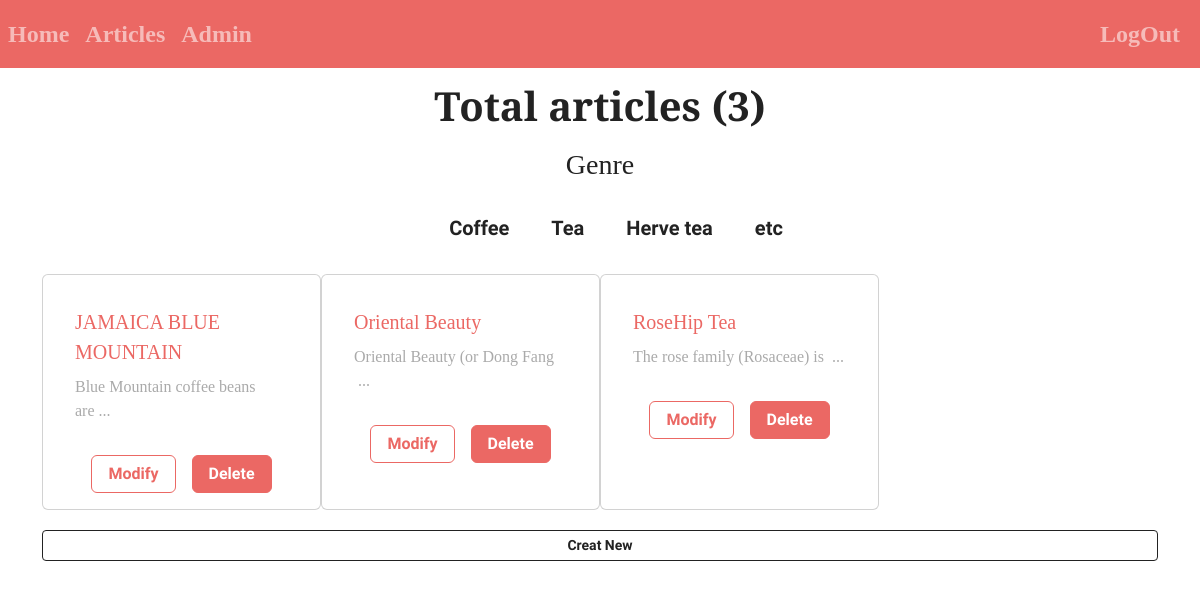
Screenshot of /articles/all (signed in) with the database file from the repository.
### tables this page shows
CREATE TABLE `categories` (
  `id` int NOT NULL,
  `name` varchar(255) NOT NULL,
  `created_at` datetime NOT NULL DEFAULT CURRENT_TIMESTAMP
);

CREATE TABLE `posts` (
  `id` int NOT NULL,
  `title` varchar(255) NOT NULL,
  `content` longtext NOT NULL,
  `img` varchar(255) DEFAULT NULL,
  `created_at` datetime NOT NULL DEFAULT CURRENT_TIMESTAMP,
  `category_id` int DEFAULT NULL,
  `user_id` int NOT NULL
);

### controllers/PostsController.php (called while the page is built, shortened)
<?php
require_once "models/PostManager.php";
require_once "models/CategoryManager.php";
class PostsController{
    private $postManager;
    private $categoryManager;
    public function __construct(){
        $this->postManager = new postManager;
        $this->categoryManager = new categoryManager;
        $this->postManager->chargementPosts();
        $this->categoryManager->chargementCategories();
    }
    public function allPosts(){
        if (array_key_exists('name', $_SESSION) !== TRUE){
            header('Location: '. URL . "signup");
        }else{
            $posts = $this->postManager->getPosts();
            $categories = $this->categoryManager->getCategories();
        }
        require "views/allPosts.view.php";
    }
}

### models/CategoryManager.php (called while the page is built, shortened)
<?php
require_once "Model.class.php";
require_once "Category.class.php";
class CategoryManager extends Model{
    private $categories;
    public function creatCategory($category){
        $this->categories[] = $category;
    }
    public function getCategories(){
        return $this->categories;
    }
    public function chargementCategories(){
        $req = $this->getBdd()->prepare("SELECT * FROM categories");
    }
}

### models/Category.class.php (called while the page is built, shortened)
<?php
class Category{
    private $id;
    private $name;
    public function __construct($id,$name,$date){
        $this->id = $id;
        $this->name = $name;
    }
    public function getId(){
        return $this->id;
    }
    public function getCat(){
        return $this->name;
    }
  }

### models/Model.class.php (called while the page is built, shortened)
<?php
abstract class Model{
    private static $pdo;
    private static function setBdd(){
        self::$pdo = new PDO("mysql:host=localhost;dbname=relaxtime;charset=utf8","root","");
        self::$pdo->setAttribute(PDO::ATTR_ERRMODE,PDO::ERRMODE_WARNING);
    }
    protected function getBdd(){
        return self::$pdo;
    }
}

### models/PostManager.php (called while the page is built, shortened)
<?php
require_once "Model.class.php";
require_once "Post.class.php";
require_once "CategoryManager.php";
require_once "Category.class.php";
class PostManager extends Model{
    private $posts;
    public function creatPost($post){
        $this->posts[] = $post;
    }
    public function getPosts(){
        return $this->posts;
    }
    public function chargementPosts(){
        $req = $this->getBdd()->prepare("SELECT * FROM posts ORDER BY id DESC");
        $req->execute();
        $myposts = $req->fetchAll(PDO::FETCH_ASSOC);
        foreach($myposts as $post){
            $l = new Post($post['id'],$post['title'],$post['content'],$post['img'],$post['created_at'],$post['category_id'], $post['user_id']);
        }
    }
}

### models/Post.class.php (called while the page is built, shortened)
<?php
class Post{
    private $id;
    private $title;
    private $content;
    private $user;
    public function __construct($id,$title,$content,$img,$time,$category,$user){
        $this->id = $id;
        $this->title = $title;
        $this->content = $content;
        $this->user = $user;
    }
    public function getId(){
        return $this->id;
    }
    public function getTitle(){
        return $this->title;
    }
    public function getContent(){
        return $this->content;
    }
    public function getUser(){
        return $this->user;
    }
}

### views/allPosts.view.php (the view, shortened to what this page needs)
<div class="d-flex justify-content-center">
    <div class="container row">
      <aside class="col-12">
          <p class="fs-3 text-center">Genre</p>
          <ul class="d-flex flex-row justify-content-center align-items-md-center style-ul">
              <?php foreach($categories as $category): ?>
                <?php if($category->getCat() == "etc"): ?>
                    <div class="order-last">
                        <li><a class="btn text-decoration-none cat-hover fs-5 m-1" href="<?= URL ?>articles/category/<?= $category->getId(); ?>"><?= $category->getCat() ?></a></li>
                    </div>
                <?php else :?>
                  <li><a class="btn text-decoration-none cat-hover fs-5 m-1" href="<?= URL ?>articles/category/<?= $category->getId(); ?>"><?= $category->getCat() ?></a></li>
                <?php endif; ?>
              <?php endforeach; ?>
          </ul>
      </aside>
          <?php foreach($posts as $post) : ?>
              <div class="card rounded col-6 col-md-3 p-3 my-1">
                  <a href="<?= URL ?>articles/p/<?= $post->getId(); ?>" class="text-decoration-none">
                    <div class="card-body">
                        <p class="card-title fs-5"><?= strlen($post->getTitle()) > 26 ? substr(htmlspecialchars($post->getTitle()), 0, 25) . "&nbsp;..." : $post->getTitle(); ?></p>
                        <p class="text-secondary"><?= substr(htmlspecialchars($post->getContent()), 0, 30) ?>&nbsp;...</p>
                    </div>
                  </a>
                  <?php if (array_key_exists('name', $_SESSION) == TRUE):?>
                      <?php if ($_SESSION['id'] == $post->getUser() || $_SESSION['role'] == 'admin'): ?>
                          <div class="d-flex flex-row justify-content-center align-items-end">
                              <a href="<?= URL ?>articles/m/<?= $post->getId(); ?>" class="btn btn-outline-primary">Modify</a>
                              <form method="POST" action="<?= URL ?>articles/d/<?= $post->getId();?>" class="ms-3">
                                  <button class="btn btn-primary" type="submit">Delete</button>
                              </form>
                          </div>
                      <?php endif; ?>
                  <?php endif; ?>
              </div>
          <?php endforeach; ?>
        <?php if (array_key_exists('name', $_SESSION) == TRUE): ?>
            <a href="<?= URL ?>articles/c" class="btn btn-outline-dark btn-sm my-3">Creat New</a>
        <?php endif; ?>
    </div>
</div>
<?php
require "template.php";
?>

### public/css/global.css (style rules this page uses)
.style-ul { list-style: none; }
p, a, li { font-family: serif; }
.cat-hover { transition: 0.2s ease-in-out; }

### rows the page displays
categories: name "Coffee"
categories: name "Tea"
categories: name "Herve tea"
categories: name "etc"
posts: title "JAMAICA BLUE MOUNTAIN", content "Blue Mountain coffee beans are"
posts: title "Oriental Beauty", content "Oriental Beauty (or Dong Fang"
posts: title "RoseHip Tea", content "The rose family (Rosaceae) is"

### other values shown
$title "Total articles (3)"
